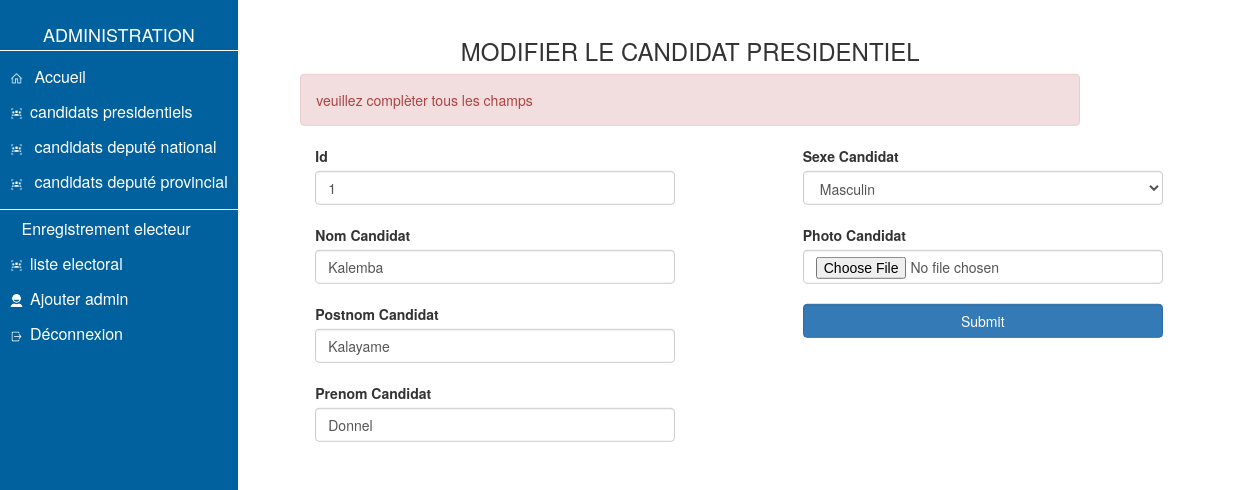
The app's page /admin/modpro.php?id=1 (signed in) with its own data.
### tables this page shows
CREATE TABLE `depute_provincial` (
  `id` int(11) NOT NULL,
  `nom` varchar(255) NOT NULL,
  `postnom` varchar(255) NOT NULL,
  `prenom` varchar(255) NOT NULL,
  `sexe` varchar(1) NOT NULL,
  `voies` int(11) NOT NULL,
  `photo` text NOT NULL
);

### admin/modpro.php (the view, shortened to what this page needs)
<?php
if (isset($_SESSION['id'])){
require '../bdd_conn.php';
$id = $_GET['id'];
$selection_pre = $bdd->query("SELECT * FROM depute_provincial WHERE id='$id'");
$aff = $selection_pre->fetch();
if((isset($_FILES['image'])) AND (!empty($_FILES['image'])) AND (!empty($_POST['nom']))
 AND (!empty($_POST['postnom'])  AND (!empty($_POST['prenom'])))  AND (!empty($_POST['sexe']))){
    $nom=$_POST['nom'];
    $postnom=$_POST['postnom'];
    $prenom=$_POST['prenom'];
    $sexe=$_POST['sexe'];
    $voies=0;
    $errors=null;
    $file_name = $_FILES['image']['name'];
    $file_size =$_FILES['image']['size'];
    $file_tmp =$_FILES['image']['tmp_name'];
    $file_type=$_FILES['image']['type'];
    if(empty($errors)==true){
       move_uploaded_file($file_tmp,"../images_provincial/".$file_name);
       $lien_photo=("./images_provincial/".$file_name);
       $savephoto = $bdd->query("UPDATE  depute_provincial SET id=$id, nom ='$nom' ,postnom='$postnom',prenom='$prenom',sexe='$sexe',photo='$lien_photo' WHERE id=$id ");
       $ok= "Success";
    }else{
      $errors;
    }
 } else{
   $error="veuillez complèter tous les champs";
 }
?>
<!DOCTYPE html>
<html lang="en">
<head>
    <link rel="stylesheet" href="../style/menu_admin.css">
    <link rel="stylesheet" href="../bootstrap/css/bootstrap.css">
</head>
<body>
<section class="navigation">
   <div class="choix">
   <h3>ADMINISTRATION</h3>
                <a href="menu_admin.php"><img src="../img/home.png" alt=""> Accueil</a>
                <a href="candidat_president.php"><img src="../img/candidat.png" alt="">candidats presidentiels</a>
                <a href="candidat_national.php"><img src="../img/candidat.png" alt=""> candidats deputé national</a>
                <a href="candidat_provincial.php" class="line"><img src="../img/candidat.png" alt=""> candidats deputé provincial</a>
                <a href="enroler_electeur.php"><img src="../img/plus.png" alt=""> Enregistrement electeur</a>
                <a href="liste_electoral.php"><img src="../img/candidat.png" alt="">liste electoral</a>
                <a href="enregistrement.php"><img src="../img/admin.png" alt="">Ajouter admin</a>
                <?php echo'<a href="deconnexion.php"><img src="../img/deconnexion.png" alt="">Déconnexion</a>';?>
           </div>
   </section><br>
<div class="container">
         <form action="" method="POST" enctype="multipart/form-data">
         <marquee behavior="" direction="left"><center><h3>MODIFIER LE CANDIDAT PRESIDENTIEL</h3></center></marquee>
                <div class="row">
                  <?php if (isset($error)) { ?>
                        <?= '<div class="col-md-8 col-md-offset-2 alert alert-danger">'
                        .$error.'</div>';
                        ?>
                  <?php } ?>
                  <?php echo'
                  <div class="col-md-4 col-md-offset-2">
                     <label for="id">Id</label><br>
                     <input type="text" name="id" id="id" placeholder="saisossez le id" class="form-control" value="'.$aff['id'].'"><br>
                     <label for="nom">Nom Candidat</label><br>
                     <input type="text" name="nom" id="nom" placeholder="saisissez le nom " class="form-control" value="'.$aff['nom'].'"><br>
                     <label for="postnom">Postnom Candidat</label><br>
                     <input type="text" name="postnom" id="postnom" placeholder="saisissez le nom " class="form-control" value="'.$aff['postnom'].'"><br>
                     <label for="prenom">Prenom Candidat</label><br>
                     <input type="text" name="prenom" id="prenom" placeholder="saisissez le nom " class="form-control" value="'.$aff['prenom'].'"><br>
                  </div>
                  <div class="col-md-4 col-md-offset-1">
                     <label for="sexe">Sexe Candidat</label><br>
                     <select name="sexe" id="sexe" class="form-control" value="'.$aff['sexe'].'">
                              <option value="M">Masculin</option>
                              <option value="F">Feminin</option>
                     </select><br>
                     <label for="image">Photo Candidat</label><br>
                     <input type="file" name="image" id="image" class="form-control" value="'.$aff['photo'].'"><br>
                     <input type="submit" name="envoie" class="form-control btn btn-primary"><br><br>
                  </div>
                  ';?>
               </div>
</body>
</html>
<?php }
else{
    header('location:deconnexion.php');
}
?>

### style/menu_admin.css (style rules this page uses)
body { padding: 0%; margin: 0%; }
.choix>a>img { width:20px; padding-right:7px ; }
.choix>a { color: white; }
.choix>h3 { color: white; font-size: large; padding: 5px; text-align: center; border-bottom:1px solid white; }
.navigation>.choix>a { margin-top: 1%; display: block; padding: 5px 10px; text-decoration: none; font-size: 16px; }
.navigation>.choix { background-color: #01619E; position: absolute; bottom: 0%; top: 0%; }
.navigation>.choix>.line { border-bottom:1px solid white; padding-bottom: 15px; }
.container { position: absolute; left: 55%; top: 30%; transform:translate(-50%,-50%); }

### records on screen
depute_provincial: id "1", nom "Kalemba", postnom "Kalayame", prenom "Donnel", sexe "Masculin"

### other values on screen
$error "veuillez complèter tous les champs"
